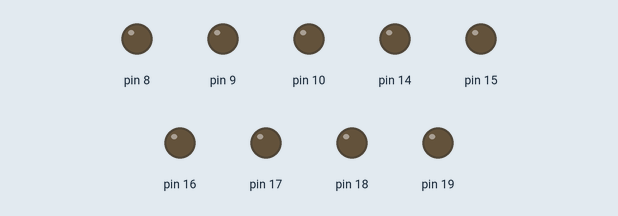
The sketch below on a simulated Arduino Uno, built for the host (arithmetic inside an expression is 32-bit, double 64-bit). On the bench: output pins drawn as LEDs (lit = HIGH). What the sketch prints to the serial monitor is not drawn.

Above: at 0.05 s.
At 8.05 s:
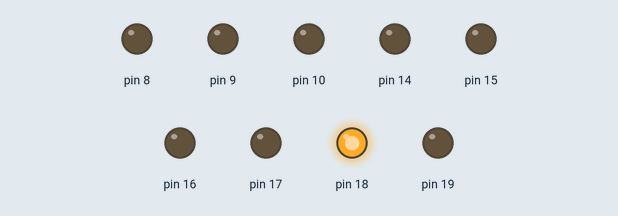
At 16.05 s:
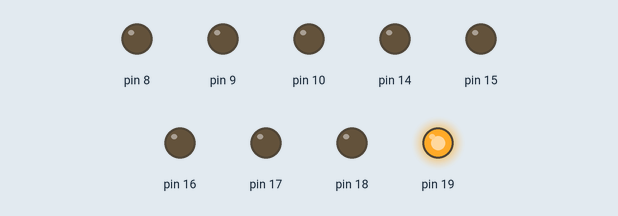
At 19.45 s:
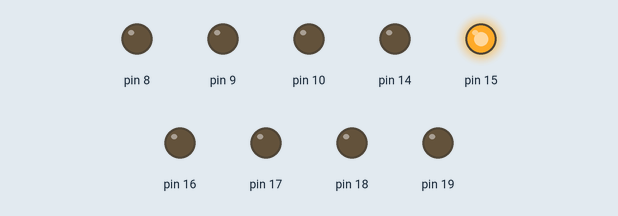
At 24.25 s:
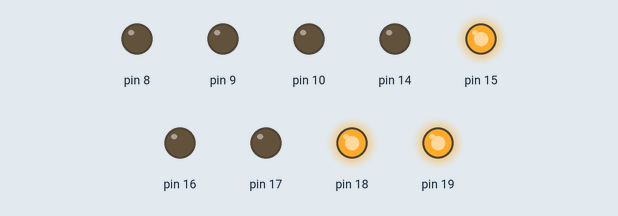
At 39.86 s:
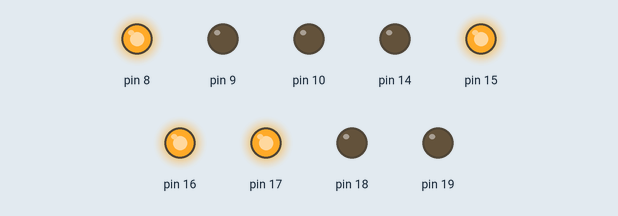
Timing chart, 0 to 40.0 s (numbered marks = the images above):
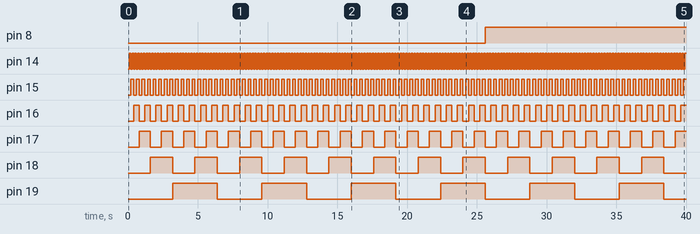

Measured:
- by itself, pin 8: LOW → HIGH at 25.6 s
- by itself, pin 14: alternates HIGH for 0.10 s and LOW for 0.10 s
- by itself, pin 15: alternates HIGH for 0.20 s and LOW for 0.20 s
- by itself, pin 16: alternates HIGH for 0.40 s and LOW for 0.40 s
- by itself, pin 17: alternates HIGH for 0.80 s and LOW for 0.80 s
- by itself, pin 18: alternates HIGH for 1.6 s and LOW for 1.6 s
- by itself, pin 19: alternates HIGH for 3.2 s and LOW for 3.2 s

The sketch:

8708-rom-reader.ino
```cpp
#define MAX_ADDR 0x7FF

#define ADDR_LOW_DDR DDRC
#define ADDR_LOW_PORT PORTC

#define ADDR_HIGH_DDR DDRB
#define ADDR_HIGH_PORT PORTB
#define ADDR_HIGH_MASK (MAX_ADDR>>8)

#define DATA_DDR DDRF
#define DATA_PIN PINF
#define DATA_PORT PORTF

#define ENABLE_DDR DDRE
#define ENABLE_PORT PORTE
#define ENABLE_OE (1<<7)
#define ENABLE_CE (1<<6)
#define ENABLE_MASK (ENABLE_OE|ENABLE_CE)

uint8_t read_rom_addr(uint16_t addr) {
  ADDR_LOW_PORT = addr & 0xFF;
  ADDR_HIGH_PORT = (addr >> 8) & ADDR_HIGH_MASK;

#if ENABLE_CE
  ENABLE_PORT &= ~ENABLE_CE;
#endif
#if ENABLE_OE
  ENABLE_PORT &= ~ENABLE_OE;
#endif
  delayMicroseconds(1);

  uint8_t data = DATA_PIN;

  ENABLE_PORT |= ENABLE_MASK;

  return data;
}

void setup() {
  ADDR_LOW_DDR = 0xFF;
  ADDR_HIGH_DDR |= ADDR_HIGH_MASK;

  DATA_DDR = 0;
  DATA_PORT |= 0xFF;

  ENABLE_DDR |= ENABLE_MASK;
  ENABLE_PORT |= ENABLE_MASK;

  Serial.begin(115200);
  while (!Serial) {
  }
}

void loop() {
  static uint16_t addr = 0;

  if ((addr & 0x00F) == 0) {
    Serial.println();
    if (addr < 0x100) {
      if (addr < 0x10) {
        Serial.print('0');
      }
      Serial.print('0');
    }
    Serial.print(addr, HEX);
    Serial.print(": ");
  }

  uint8_t data = read_rom_addr(addr++);
  if (data < 0x10) {
    Serial.print('0');
  }
  Serial.print(data, HEX);

  delay(100);

  if (addr > MAX_ADDR) {
    addr = 0;
  }
}
```
